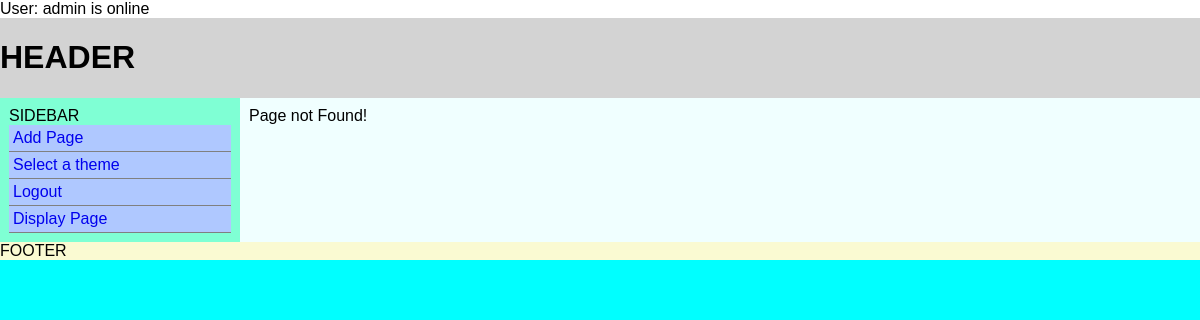
Page /index.php?q=display/page (signed in) on the committed database.
### tables this page shows
CREATE TABLE IF NOT EXISTS `routes` (
  `routeid` int(11) NOT NULL AUTO_INCREMENT,
  `action` varchar(100) NOT NULL,
  `type` varchar(100) DEFAULT NULL,
  `id` tinyint(1) DEFAULT NULL,
  `mod_name` varchar(256) NOT NULL,
  `mod_real_name` varchar(256) NOT NULL,
  `mod_desc` mediumtext NOT NULL,
  `status` tinyint(1) NOT NULL,
  `tier` tinyint(4) NOT NULL,
  PRIMARY KEY (`routeid`)
);

CREATE TABLE IF NOT EXISTS `themes` (
  `tid` int(11) NOT NULL AUTO_INCREMENT,
  `theme_machine_name` varchar(255) DEFAULT NULL,
  `theme_display_name` varchar(255) DEFAULT NULL,
  `theme_desc` text NOT NULL,
  `status` tinyint(1) DEFAULT NULL,
  PRIMARY KEY (`tid`)
);

### index.php (called while the page is built, shortened)
<?php
include ("includes/bootstrap.php");
boot();
?>

### includes/classes/class_db.php (called while the page is built, shortened)
<?php
class DB
{
    protected $dbo;
    public function __construct()
    {
        try {
            $this->dbo = new PDO("mysql:host=" . DB_HOST . ";dbname=" . DB_NAME, DB_USER, DB_PASSWORD);
        }
        catch(PDOException $e)
        {
            $this->dbo = $e->errorInfo;
        }
    }
    public function GetActiveTheme()
    {
        $dbo = $this->dbo;
        $stmt = $dbo->prepare("SELECT theme_machine_name FROM themes WHERE status = 1 LIMIT 1");
        $result = $stmt->execute(array());
        if ($result)
        {
            $theme_machine_name = $stmt->fetch();
            return $theme_machine_name['theme_machine_name'];
        }
        return False;
    }
    public function GetSidebarItems()
    {
        $dbo = $this->dbo;
        $sql = "SELECT action,type,mod_real_name,tier FROM routes WHERE status=1";
        $stmt = $dbo->prepare($sql);
        $result  = $stmt->execute(array());
        if ($result)
        {
            $items = $stmt->fetchAll(PDO::FETCH_ASSOC);
            return $items;
        }
    }
}
?>

### includes/classes/class_theme.php (the view, shortened to what this page needs)
<?php
class Theme
{
    public static function GetActiveTheme()
    {
        $db = new DB();
        $theme = $db->GetActiveTheme();
        $theme_path = "themes/".$theme;
        if (is_dir($theme_path))
        {
            if (is_readable($theme_path."/theme.html"))
            {
                return True;
            }
        }
    }
    public static function RenderMainNavMenu()
    {
        $db = new DB();
        $items = $db->GetSidebarItems();
        $html = "<ul id='main-nav' class='nav'>";
        foreach ($items as $item)
        {
            if ((Security::IsLoggedIn()== True) and ($item['action']=='login')) continue;
            $html .= "<li class='nav-item'>";
            $html.= "<a class='nav-link' href='".CMS_BASE_URI."?q=".$item['action'];
            if ($item['type']!=null)
            {
                $html.="/".$item['type'];
            }
            $html.="'>".$item['mod_real_name']."</a>";
        }
        $html.="</ul>";
        return $html;
    }
}

### themes/default/style.css (style rules this page uses)
* { box-sizing: border-box; }
body { margin: auto; font-family: Arial, helvetica, sans-serif; }
#container-outer { width: 100%; background-color: aqua; height: 100%; margin: 0px; }
#header { width: 100%; background-color: lightgray; overflow: hidden; }
.flex { display: flex; }
#container-inner { width: 100%; overflow: auto; }
#sidebar { width: 20%; background-color: aquamarine; float: left; display: block; padding: 9px; }
.nav { list-style: none; text-decoration: none; margin: 0; padding: 0; }
.nav-link { text-decoration: none; border-bottom: 1px solid gray; display: block; padding: 4px; }
.nav-link:link, .nav-link:visited { display: block; background: #afc8ff; }
#content { width: 80%; background-color: azure; float: right; display: block; padding: 9px; }
#footer { width: 100%; background-color: lightgoldenrodyellow; clear: both; overflow: hidden; }

### rows in the picture
routes: mod_real_name "Add Page"
routes: mod_real_name "Select a theme"
routes: mod_real_name "Logout"
routes: mod_real_name "Display Page"
themes: theme_machine_name "FOOTER"

### other values in the picture
$_SESSION['username'] "admin"
$GLOBALS['content'] "Page not Found!"
